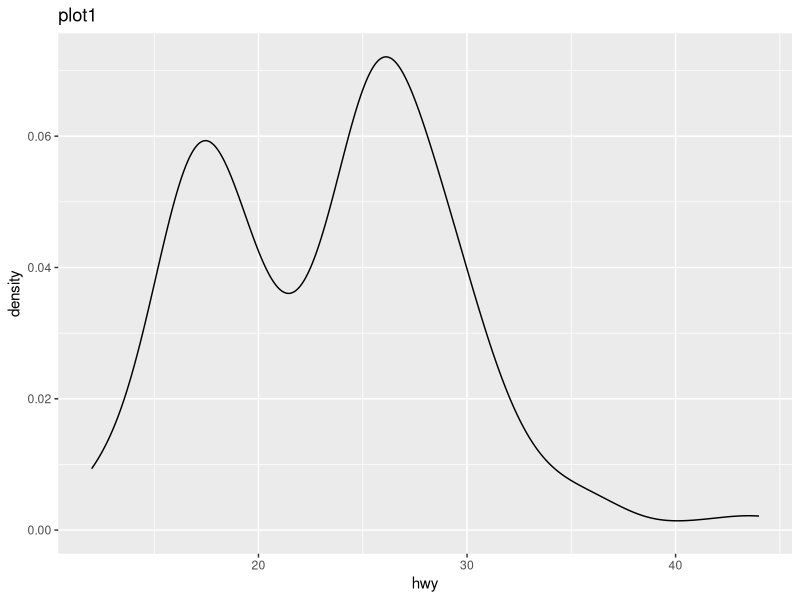
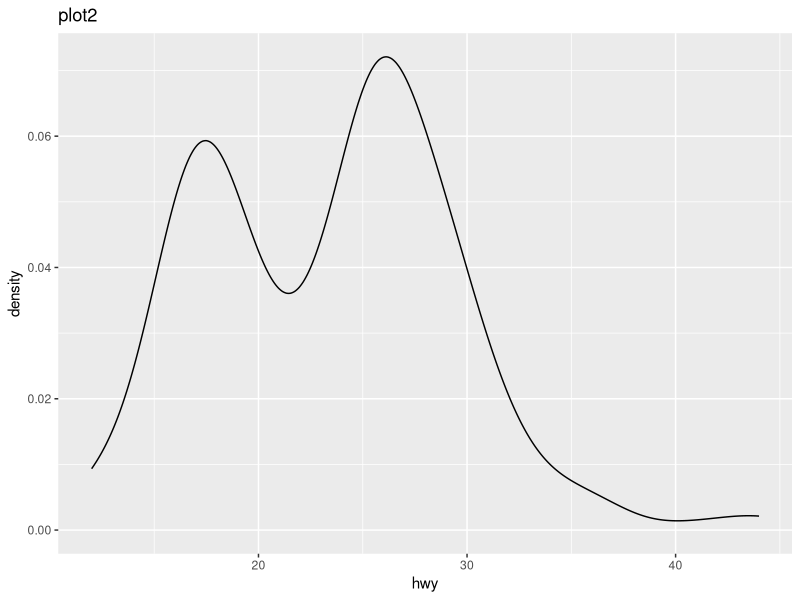
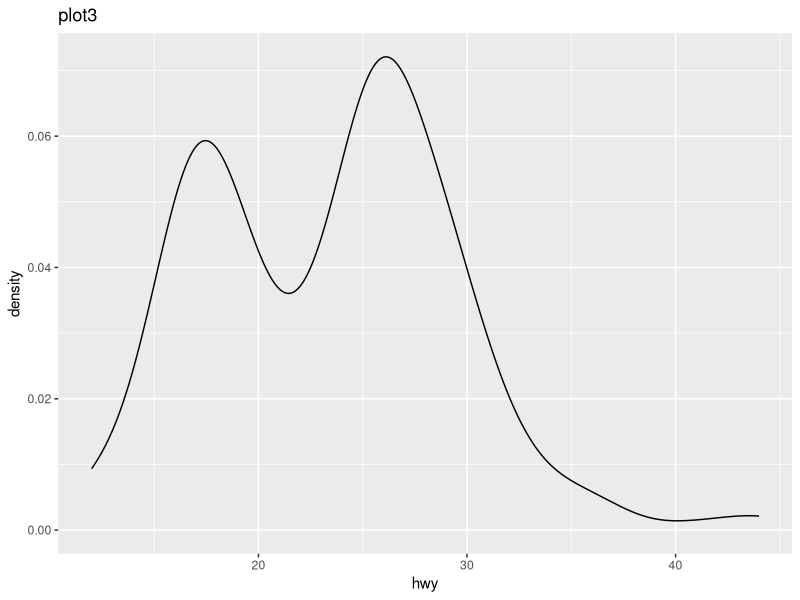

Recreate these plots in R, in order. (Note: this script raises an error after producing the figures.)
## ---- chunk 1
loadNamespace("knitr")
knitr::opts_chunk$set(comment = "", fig.align = "center", message = FALSE,
    out.width = "80%", dpi = 150, results = "hold", fig.show = "hold",
    warning = FALSE)
## ---- chunk 2
suppressPackageStartupMessages(library(ggplot2))
path_dir <- fs::dir_create("my_plots")
plots <- c("plot1", "plot2", "plot3")
purrr::walk(plots, \(plot) {
    p <- ggplot(mpg, aes(x = hwy)) + geom_density() + labs(title = plot)
    ggsave(fs::path(path_dir, paste0(plot, ".png")), p, "png",
        width = 4, height = 3, units = "in")
})
## ---- chunk 3
# Chunk options
# ```{r, echo = FALSE, fig.align = "default", results = "asis"}
# Sometimes I've run into issues with fig.align = "center", which
    # I keep as a default, so I unset it just for this chunk

purrr::walk(plots, \(plot) {
    cat("##### ", plot, "\n\n") # Set heading level one below parent
    cat("![](", fs::path(path_dir, paste0(plot, ".png")), ")\n")
    cat("\n\n")
})
## ---- chunk 4
print(sessioninfo::session_info())
